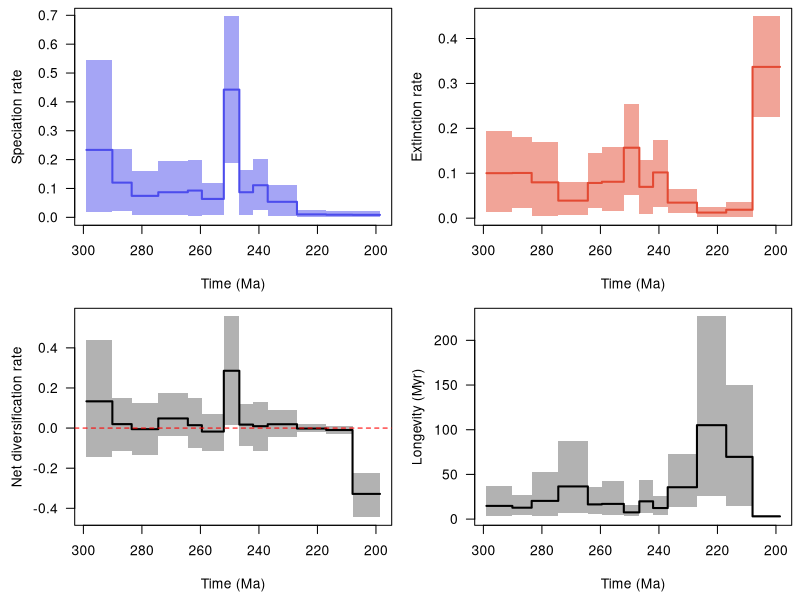

Here is the R script that generated this plot:
pdf(file='C:/Users/SimoesLabAdmin/Documents/pt_diversity_rates/updated_occurrence_analyses/model_7/isotopic_pt_1myr/reptilia_all/combined_10_RTT.pdf', width = 9, height = 6, useDingbats = FALSE)

layout(matrix(1:4, ncol = 2, nrow = 2, byrow = TRUE))
par(las = 1, mar = c(4.5, 4.5, 0.5, 0.5))
time_vec=c(298.9593811035156, 290.10001,290.1,283.50001,283.5,274.40000999999995,274.4,264.30001,264.3,259.50001,259.5,252.00001,252.0,246.70001,246.7,242.00001,242.0,237.00001,237.0,227.00001,227.0,217.00001,217.0,208.00001,208.0,198.62967681884766)
sp_mean=c(0.23357809152125628, 0.23357809152125628,0.12028113127418336,0.12028113127418336,0.07436671953110136,0.07436671953110136,0.08700766944660412,0.08700766944660412,0.09267749657841805,0.09267749657841805,0.0637462495399905,0.0637462495399905,0.4424726243826175,0.4424726243826175,0.08698813091601688,0.08698813091601688,0.11121367660621688,0.11121367660621688,0.053758533437905376,0.053758533437905376,0.010150497619509322,0.010150497619509322,0.008956844672507038,0.008956844672507038,0.00850171207068933,0.00850171207068933)
sp_lwr=c(0.01989177986675124, 0.01989177986675124,0.021751277185570066,0.021751277185570066,0.009455895704656202,0.009455895704656202,0.009534434700011777,0.009534434700011777,0.0037465589180347625,0.0037465589180347625,0.007080840058867262,0.007080840058867262,0.18928024026829815,0.18928024026829815,0.00838624428673032,0.00838624428673032,0.024284298523899576,0.024284298523899576,0.0035908177285228706,0.0035908177285228706,0.0005950209270574217,0.0005950209270574217,0.0005050548642973313,0.0005050548642973313,0.0002219388985306843,0.0002219388985306843)
sp_upr=c(0.5437179301456064, 0.5437179301456064,0.235137436671942,0.235137436671942,0.16074728502797006,0.16074728502797006,0.1936696143502015,0.1936696143502015,0.19917925479496187,0.19917925479496187,0.12057801959351422,0.12057801959351422,0.6964122508200805,0.6964122508200805,0.16340728983679545,0.16340728983679545,0.20211872925590038,0.20211872925590038,0.11172920295915482,0.11172920295915482,0.024748733008635868,0.024748733008635868,0.020596115427939564,0.020596115427939564,0.020434845377604673,0.020434845377604673)
ex_mean=c(0.10018654751339194, 0.10018654751339194,0.1006305528294185,0.1006305528294185,0.07974473418792277,0.07974473418792277,0.0389838899087541,0.0389838899087541,0.07837974428553367,0.07837974428553367,0.08104998381858809,0.08104998381858809,0.15681872358486137,0.15681872358486137,0.06964634797748556,0.06964634797748556,0.10182943911312452,0.10182943911312452,0.034520335577328094,0.034520335577328094,0.01248449465082995,0.01248449465082995,0.01873415396574775,0.01873415396574775,0.33683339487976316,0.33683339487976316)
ex_lwr=c(0.013998673312989091, 0.013998673312989091,0.02266466866029246,0.02266466866029246,0.004819511018483519,0.004819511018483519,0.006442177388326974,0.006442177388326974,0.022234592491193958,0.022234592491193958,0.014909052979620965,0.014909052979620965,0.05254129616922793,0.05254129616922793,0.010072408499977906,0.010072408499977906,0.02441434499232302,0.02441434499232302,0.011372703498612599,0.011372703498612599,0.0019887588513363918,0.0019887588513363918,0.0034892246974241197,0.0034892246974241197,0.22577553982765436,0.22577553982765436)
ex_upr=c(0.19363206277619077, 0.19363206277619077,0.17990405469373147,0.17990405469373147,0.16950415343984837,0.16950415343984837,0.08035571898518964,0.08035571898518964,0.14447290981382876,0.14447290981382876,0.15936746417322664,0.15936746417322664,0.25331645967770866,0.25331645967770866,0.1295738589445173,0.1295738589445173,0.17360689324214817,0.17360689324214817,0.06383379602632526,0.06383379602632526,0.024367137084480378,0.024367137084480378,0.03557319064830452,0.03557319064830452,0.44936657190726104,0.44936657190726104)
div_mean=c(0.13339154400786477, 0.13339154400786477,0.019650578444764574,0.019650578444764574,-0.005378014656821279,-0.005378014656821279,0.048023779537850135,0.048023779537850135,0.014297752292884396,0.014297752292884396,-0.017303734278597632,-0.017303734278597632,0.28565390079775627,0.28565390079775627,0.017341782938531242,0.017341782938531242,0.009384237493092402,0.009384237493092402,0.019238197860577393,0.019238197860577393,-0.002333997031320629,-0.002333997031320629,-0.009777309293240779,-0.009777309293240779,-0.3283316828090735,-0.3283316828090735)
div_lwr=c(-0.14640813899564353, -0.14640813899564353,-0.11299664574746414,-0.11299664574746414,-0.13460922738689018,-0.13460922738689018,-0.0395489045246499,-0.0395489045246499,-0.10022002276518144,-0.10022002276518144,-0.1154284333621384,-0.1154284333621384,0.01654474538080633,0.01654474538080633,-0.08942081242100325,-0.08942081242100325,-0.11470285248564596,-0.11470285248564596,-0.046628437568892865,-0.046628437568892865,-0.01833963972851125,-0.01833963972851125,-0.03016722056167458,-0.03016722056167458,-0.44473492448859386,-0.44473492448859386)
div_upr=c(0.4370794571393723, 0.4370794571393723,0.15023166022085135,0.15023166022085135,0.12298445012849882,0.12298445012849882,0.17304446909577725,0.17304446909577725,0.15242939329996386,0.15242939329996386,0.07116762238012314,0.07116762238012314,0.5571702283826474,0.5571702283826474,0.11762025639409843,0.11762025639409843,0.13238901493407934,0.13238901493407934,0.08817706573909742,0.08817706573909742,0.01904831087950124,0.01904831087950124,0.01085778638633509,0.01085778638633509,-0.22184973802177263,-0.22184973802177263)
long_mean=c(14.788893463850021, 14.788893463850021,12.782139337062835,12.782139337062835,20.39135006690025,20.39135006690025,36.556200798034666,36.556200798034666,16.451682916164398,16.451682916164398,17.014898678302764,17.014898678302764,7.560439946889877,7.560439946889877,19.887154783725737,19.887154783725737,12.383670737743378,12.383670737743378,35.663465424537655,35.663465424537655,105.12461716651916,105.12461716651916,69.63164268875121,69.63164268875121,3.0611721917390824,3.0611721917390824)
long_lwr=c(3.4480764865875244, 3.4480764865875244,4.66786003112793,4.66786003112793,3.4421226978302006,3.4421226978302006,7.302902221679687,7.302902221679687,5.7059221267700195,5.7059221267700195,4.527641773223877,4.527641773223877,3.4113006591796875,3.4113006591796875,6.321321487426758,6.321321487426758,4.643631458282471,4.643631458282471,13.317642211914062,13.317642211914062,26.057119369506832,26.057119369506832,15.190162658691406,15.190162658691406,2.0657665729522705,2.0657665729522705)
long_upr=c(36.55865478515625, 36.55865478515625,26.873075485229496,26.873075485229496,52.99383544921874,52.99383544921874,87.33663177490234,87.33663177490234,35.40162658691406,35.40162658691406,42.46360778808594,42.46360778808594,15.392726898193361,15.392726898193361,44.122291564941406,44.122291564941406,25.58401107788086,25.58401107788086,73.04108428955078,73.04108428955078,226.85061645507812,226.85061645507812,150.30319213867188,150.30319213867188,4.075371742248535,4.075371742248535)
xlim = c(298.9593811035156, 198.62967681884766)
ylim = c(0.0002219388985306843, 0.6964122508200805)
not_NA = !is.na(sp_mean)
plot(time_vec[not_NA], sp_mean[not_NA], type = 'n', xlim = xlim, ylim = ylim, xlab = 'Time (Ma)', ylab = 'Speciation rate')
polygon(c(time_vec[not_NA], rev(time_vec[not_NA])), c(sp_lwr[not_NA], rev(sp_upr[not_NA])), col = adjustcolor('#4c4cec', alpha = 0.5), border = NA)
lines(time_vec[not_NA], sp_mean[not_NA], col = '#4c4cec', lwd = 2)
ylim = c(0.0019887588513363918, 0.44936657190726104)
not_NA = !is.na(ex_mean)
plot(time_vec[not_NA], ex_mean[not_NA], type = 'n', xlim = xlim, ylim = ylim, xlab = 'Time (Ma)', ylab = 'Extinction rate')
polygon(c(time_vec[not_NA], rev(time_vec[not_NA])), c(ex_lwr[not_NA], rev(ex_upr[not_NA])), col = adjustcolor('#e34a33', alpha = 0.5), border = NA)
lines(time_vec[not_NA], ex_mean[not_NA], col = '#e34a33', lwd = 2)
ylim = c(-0.44473492448859386, 0.5571702283826474)
not_NA = !is.na(div_mean)
plot(time_vec[not_NA], div_mean[not_NA], type = 'n', xlim = xlim, ylim = ylim, xlab = 'Time (Ma)', ylab = 'Net diversification rate')
polygon(c(time_vec[not_NA], rev(time_vec[not_NA])), c(div_lwr[not_NA], rev(div_upr[not_NA])), col = adjustcolor('black', alpha = 0.3), border = NA)
lines(time_vec[not_NA], div_mean[not_NA], col = 'black', lwd = 2)
abline(h = 0, col = 'red', lty = 2)
ylim = c(2.0657665729522705, 226.85061645507812)
not_NA = !is.na(long_mean)
plot(time_vec[not_NA], long_mean[not_NA], type = 'n', xlim = xlim, ylim = ylim, xlab = 'Time (Ma)', ylab = 'Longevity (Myr)')
polygon(c(time_vec[not_NA], rev(time_vec[not_NA])), c(long_lwr[not_NA], rev(long_upr[not_NA])), col = adjustcolor('black', alpha = 0.3), border = NA)
lines(time_vec[not_NA], long_mean[not_NA], col = 'black', lwd = 2)
dev.off()
